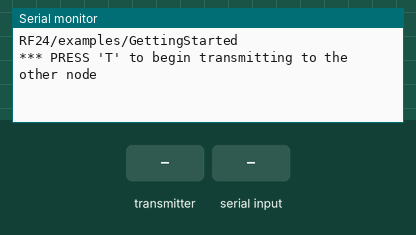
Simulated run of this sketch. Board: Arduino Uno, built with avr-gcc and run on an emulated ATmega328P. On the bench: the last lines printed to the serial monitor. Inputs (shaded band) come from the test bench. No radio packets arrive unless stated.

Above: at 1.2 s.
1.3 s: the transmitter starts sending got_time = 0
At 1.37 s:
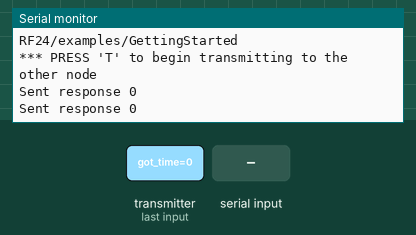
3.2 s: "T" received over Serial
At 3.8 s:
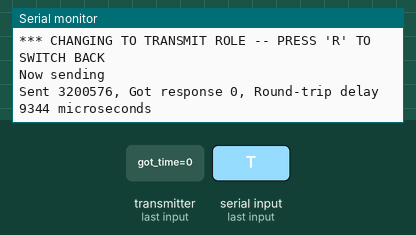
4.7 s: "R" received over Serial
At 5.33 s:
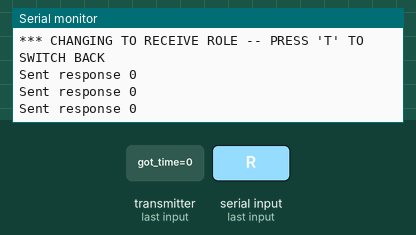

The sketch:

test-nrf24L01.ino
```cpp
/*
* Getting Started example sketch for nRF24L01+ radios
* This is a very basic example of how to send data from one node to another
* Updated: Dec 2014 by TMRh20
*/
#include <SPI.h>
#include "RF24.h"

/****************** User Config ***************************/
// Set this radio as radio number 0 or 1
bool radioNumber = 0;

/* Hardware configuration: Set up nRF24L01 radio on SPI bus plus pins 7 & 8 */
RF24 radio(8, 7);

/**********************************************************/

byte addresses[][6] = {"1Node","2Node"};
// Used to control whether this node is sending or receiving
bool role = 0;

void setup() {
  Serial.begin(115200);
  Serial.println(F("RF24/examples/GettingStarted"));
  Serial.println(F("*** PRESS 'T' to begin transmitting to the other node"));

  radio.begin();
  // Set the PA Level low to prevent power supply related issues since this is a
  // getting_started sketch, and the likelihood of close proximity of the devices. RF24_PA_MAX is default.
  //radio.setPALevel(RF24_PA_LOW);

  // Open a writing and reading pipe on each radio, with opposite addresses
  if (radioNumber) {
    radio.openWritingPipe(addresses[1]);
    radio.openReadingPipe(1, addresses[0]);
  } else {
    radio.openWritingPipe(addresses[0]);
    radio.openReadingPipe(1, addresses[1]);
  }

  // Start the radio listening for data
  radio.startListening();
}

void loop() {
  /****************** Ping Out Role ***************************/
  if (role == 1)  {
    // First, stop listening so we can talk.
    radio.stopListening();

    Serial.println(F("Now sending"));
    // Take the time, and send it.  This will block until complete
    unsigned long start_time = micros();
     if (!radio.write( &start_time, sizeof(unsigned long) )) {
       Serial.println(F("failed"));
     }

     // Now, continue listening
     radio.startListening();

     // Set up a timeout period, get the current microseconds
     unsigned long started_waiting_at = micros();
     // Set up a variable to indicate if a response was received or not
     boolean timeout = false;

     // While nothing is received
     while ( !radio.available() ) {
       // If waited longer than 200ms, indicate timeout and exit while loop
       if (micros() - started_waiting_at > 400000) {
         timeout = true;
         break;
       }
     }

     // Describe the results
     if (timeout) {
       Serial.println(F("Failed, response timed out."));
     } else {
      // Grab the response, compare, and send to debugging spew
       unsigned long got_time;
       radio.read( &got_time, sizeof(unsigned long) );
       unsigned long end_time = micros();

       // Spew it
       Serial.print(F("Sent "));
       Serial.print(start_time);
       Serial.print(F(", Got response "));
       Serial.print(got_time);
       Serial.print(F(", Round-trip delay "));
       Serial.print(end_time-start_time);
       Serial.println(F(" microseconds"));
     }
     // Try again 1s later
     delay(1000);
  }

  // Pong Back Role
  if ( role == 0 ) {
    // Variable for the received timestamp
    unsigned long got_time;

    if (radio.available()) {
      // While there is data ready
      while (radio.available()) {
        // Get the payload
        radio.read( &got_time, sizeof(unsigned long) );
      }

      // First, stop listening so we can talk
      radio.stopListening();
      // Send the final one back.
      radio.write( &got_time, sizeof(unsigned long) );
      // Now, resume listening so we catch the next packets.
      radio.startListening();
      Serial.print(F("Sent response "));
      Serial.println(got_time);
   }
 }

  // Change Roles via Serial Commands
  if ( Serial.available() ) {
    char c = toupper(Serial.read());
    if ( c == 'T' && role == 0 ) {
      Serial.println(F("*** CHANGING TO TRANSMIT ROLE -- PRESS 'R' TO SWITCH BACK"));
      // Become the primary transmitter (ping out)
      role = 1;
    } else if ( c == 'R' && role == 1 ) {
      Serial.println(F("*** CHANGING TO RECEIVE ROLE -- PRESS 'T' TO SWITCH BACK"));
      // Become the primary receiver (pong back)
      role = 0;
      radio.startListening();
    }
  }
} // Loop
```

Measured:
- after the input at 1.3 s, the serial monitor: prints a new line at once (image 1)
- after the input at 3.2 s, the serial monitor: prints a new line at once (image 2)
- after the input at 4.7 s, the serial monitor: prints a new line after 0.51 s (image 3)
